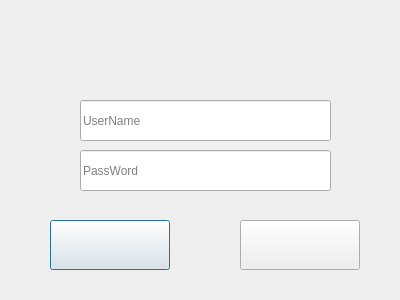
<?xml version="1.0" encoding="UTF-8"?>
<ui version="4.0">
 <class>Login</class>
 <widget class="QDialog" name="Login">
  <property name="geometry">
   <rect>
    <x>0</x>
    <y>0</y>
    <width>400</width>
    <height>300</height>
   </rect>
  </property>
  <property name="sizePolicy">
   <sizepolicy hsizetype="Preferred" vsizetype="Preferred">
    <horstretch>0</horstretch>
    <verstretch>0</verstretch>
   </sizepolicy>
  </property>
  <property name="minimumSize">
   <size>
    <width>400</width>
    <height>300</height>
   </size>
  </property>
  <property name="maximumSize">
   <size>
    <width>400</width>
    <height>300</height>
   </size>
  </property>
  <property name="windowTitle">
   <string>Login</string>
  </property>
  <widget class="QPushButton" name="login">
   <property name="geometry">
    <rect>
     <x>50</x>
     <y>220</y>
     <width>120</width>
     <height>50</height>
    </rect>
   </property>
   <property name="cursor">
    <cursorShape>PointingHandCursor</cursorShape>
   </property>
   <property name="styleSheet">
    <string notr="true">border-image: url(:/Images/Images/play.png);</string>
   </property>
   <property name="text">
    <string/>
   </property>
  </widget>
  <widget class="QPushButton" name="register_2">
   <property name="geometry">
    <rect>
     <x>240</x>
     <y>220</y>
     <width>120</width>
     <height>50</height>
    </rect>
   </property>
   <property name="cursor">
    <cursorShape>PointingHandCursor</cursorShape>
   </property>
   <property name="styleSheet">
    <string notr="true">border-image: url(:/Images/Images/register.png);</string>
   </property>
   <property name="text">
    <string/>
   </property>
  </widget>
  <widget class="QLabel" name="label">
   <property name="geometry">
    <rect>
     <x>100</x>
     <y>10</y>
     <width>200</width>
     <height>80</height>
    </rect>
   </property>
   <property name="styleSheet">
    <string notr="true">border-image: url(:/Images/Images/head.png);</string>
   </property>
   <property name="locale">
    <locale language="Chinese" country="China"/>
   </property>
   <property name="text">
    <string/>
   </property>
  </widget>
  <widget class="QLabel" name="statusLabel">
   <property name="geometry">
    <rect>
     <x>30</x>
     <y>260</y>
     <width>131</width>
     <height>21</height>
    </rect>
   </property>
   <property name="text">
    <string/>
   </property>
  </widget>
  <widget class="QLineEdit" name="user">
   <property name="geometry">
    <rect>
     <x>80</x>
     <y>100</y>
     <width>251</width>
     <height>41</height>
    </rect>
   </property>
   <property name="text">
    <string/>
   </property>
   <property name="placeholderText">
    <string>UserName</string>
   </property>
  </widget>
  <widget class="QLineEdit" name="password">
   <property name="geometry">
    <rect>
     <x>80</x>
     <y>150</y>
     <width>251</width>
     <height>41</height>
    </rect>
   </property>
   <property name="text">
    <string/>
   </property>
   <property name="echoMode">
    <enum>QLineEdit::Password</enum>
   </property>
   <property name="placeholderText">
    <string>PassWord</string>
   </property>
  </widget>
  <widget class="QLabel" name="label_2">
   <property name="geometry">
    <rect>
     <x>50</x>
     <y>100</y>
     <width>30</width>
     <height>41</height>
    </rect>
   </property>
   <property name="styleSheet">
    <string notr="true">border-image: url(:/Images/Images/user.png);</string>
   </property>
   <property name="text">
    <string/>
   </property>
  </widget>
  <widget class="QLabel" name="label_3">
   <property name="geometry">
    <rect>
     <x>50</x>
     <y>151</y>
     <width>30</width>
     <height>41</height>
    </rect>
   </property>
   <property name="styleSheet">
    <string notr="true">border-image: url(:/Images/Images/psd.png);</string>
   </property>
   <property name="text">
    <string/>
   </property>
  </widget>
 </widget>
 <layoutdefault spacing="6" margin="11"/>
 <resources/>
 <connections/>
</ui>
